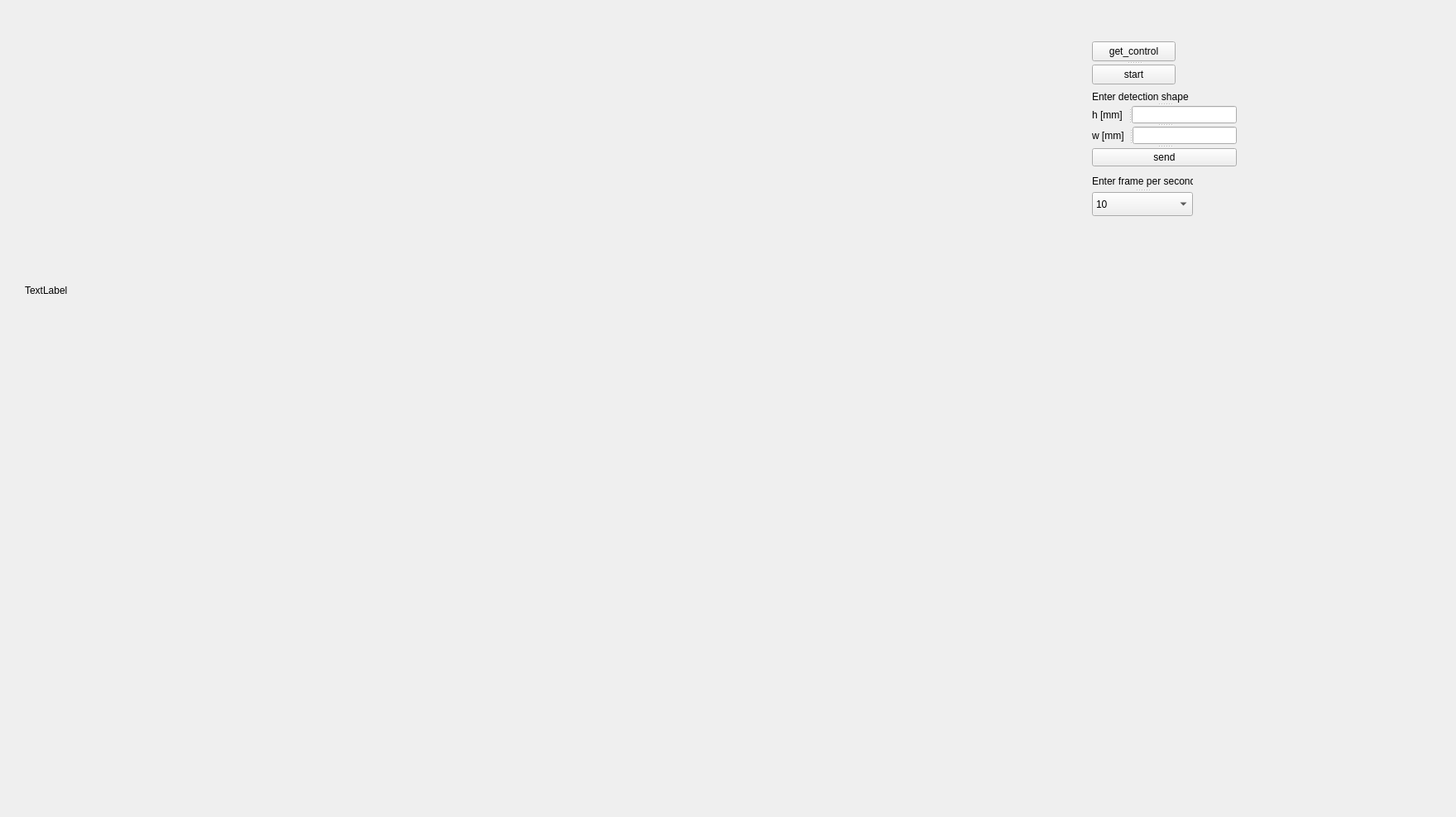
<?xml version="1.0" encoding="UTF-8"?>
<ui version="4.0">
 <class>camera</class>
 <widget class="QWidget" name="camera">
  <property name="geometry">
   <rect>
    <x>0</x>
    <y>0</y>
    <width>1760</width>
    <height>987</height>
   </rect>
  </property>
  <property name="windowTitle">
   <string>Form</string>
  </property>
  <widget class="QLabel" name="label">
   <property name="geometry">
    <rect>
     <x>30</x>
     <y>-60</y>
     <width>1211</width>
     <height>821</height>
    </rect>
   </property>
   <property name="text">
    <string>TextLabel</string>
   </property>
  </widget>
  <widget class="QSplitter" name="splitter">
   <property name="geometry">
    <rect>
     <x>1320</x>
     <y>50</y>
     <width>101</width>
     <height>52</height>
    </rect>
   </property>
   <property name="orientation">
    <enum>Qt::Orientation::Vertical</enum>
   </property>
   <widget class="QPushButton" name="get_control_btn">
    <property name="text">
     <string>get_control</string>
    </property>
   </widget>
   <widget class="QPushButton" name="start_btn">
    <property name="text">
     <string>start</string>
    </property>
   </widget>
  </widget>
  <widget class="QSplitter" name="splitter_5">
   <property name="geometry">
    <rect>
     <x>1320</x>
     <y>110</y>
     <width>175</width>
     <height>91</height>
    </rect>
   </property>
   <property name="orientation">
    <enum>Qt::Orientation::Vertical</enum>
   </property>
   <widget class="QLabel" name="label_11">
    <property name="text">
     <string>Enter detection shape </string>
    </property>
   </widget>
   <widget class="QSplitter" name="splitter_4">
    <property name="orientation">
     <enum>Qt::Orientation::Vertical</enum>
    </property>
    <widget class="QSplitter" name="splitter_3">
     <property name="orientation">
      <enum>Qt::Orientation::Horizontal</enum>
     </property>
     <widget class="QLabel" name="label_4">
      <property name="text">
       <string>h [mm]</string>
      </property>
     </widget>
     <widget class="QLineEdit" name="lineEdit_h"/>
    </widget>
    <widget class="QSplitter" name="splitter_2">
     <property name="orientation">
      <enum>Qt::Orientation::Horizontal</enum>
     </property>
     <widget class="QLabel" name="label_2">
      <property name="text">
       <string>w [mm]</string>
      </property>
     </widget>
     <widget class="QLineEdit" name="lineEdit_w"/>
    </widget>
   </widget>
   <widget class="QPushButton" name="send_dim_btn">
    <property name="text">
     <string>send</string>
    </property>
   </widget>
  </widget>
  <widget class="QSplitter" name="splitter_6">
   <property name="geometry">
    <rect>
     <x>1320</x>
     <y>210</y>
     <width>122</width>
     <height>51</height>
    </rect>
   </property>
   <property name="orientation">
    <enum>Qt::Orientation::Vertical</enum>
   </property>
   <widget class="QLabel" name="label_12">
    <property name="text">
     <string>Enter frame per second</string>
    </property>
   </widget>
   <widget class="QComboBox" name="fps_comboBox">
    <item>
     <property name="text">
      <string>10</string>
     </property>
    </item>
    <item>
     <property name="text">
      <string>1</string>
     </property>
    </item>
    <item>
     <property name="text">
      <string>20</string>
     </property>
    </item>
    <item>
     <property name="text">
      <string>30</string>
     </property>
    </item>
    <item>
     <property name="text">
      <string>40</string>
     </property>
    </item>
    <item>
     <property name="text">
      <string>50</string>
     </property>
    </item>
    <item>
     <property name="text">
      <string>50</string>
     </property>
    </item>
   </widget>
  </widget>
 </widget>
 <resources/>
 <connections/>
</ui>
